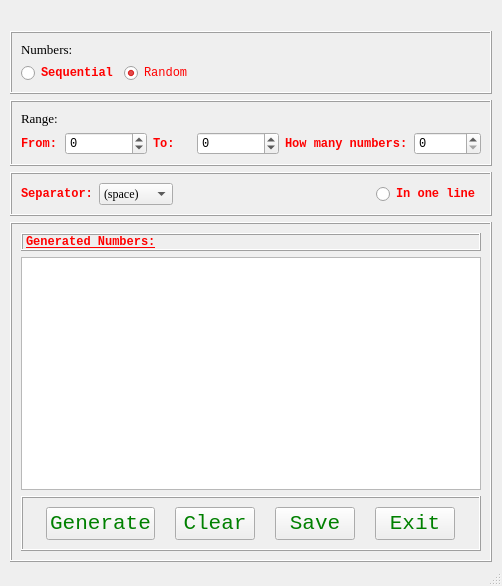
<?xml version="1.0" encoding="UTF-8"?>
<ui version="4.0">
 <class>Generator</class>
 <widget class="QMainWindow" name="Generator">
  <property name="geometry">
   <rect>
    <x>0</x>
    <y>0</y>
    <width>502</width>
    <height>586</height>
   </rect>
  </property>
  <property name="windowTitle">
   <string>Number Generator</string>
  </property>
  <widget class="QWidget" name="centralwidget">
   <widget class="QWidget" name="">
    <property name="geometry">
     <rect>
      <x>10</x>
      <y>31</y>
      <width>482</width>
      <height>531</height>
     </rect>
    </property>
    <layout class="QVBoxLayout" name="verticalLayout_2">
     <item>
      <widget class="QFrame" name="frame">
       <property name="layoutDirection">
        <enum>Qt::LeftToRight</enum>
       </property>
       <property name="frameShape">
        <enum>QFrame::Box</enum>
       </property>
       <property name="frameShadow">
        <enum>QFrame::Raised</enum>
       </property>
       <property name="lineWidth">
        <number>1</number>
       </property>
       <property name="midLineWidth">
        <number>0</number>
       </property>
       <layout class="QHBoxLayout" name="horizontalLayout">
        <item>
         <layout class="QFormLayout" name="formLayout">
          <item row="1" column="0">
           <widget class="QRadioButton" name="sequential">
            <property name="font">
             <font>
              <family>Consolas</family>
              <weight>75</weight>
              <bold>true</bold>
             </font>
            </property>
            <property name="layoutDirection">
             <enum>Qt::LeftToRight</enum>
            </property>
            <property name="styleSheet">
             <string notr="true">QRadioButton {color:red}</string>
            </property>
            <property name="text">
             <string>Sequential</string>
            </property>
           </widget>
          </item>
          <item row="1" column="1">
           <widget class="QRadioButton" name="random">
            <property name="sizePolicy">
             <sizepolicy hsizetype="Preferred" vsizetype="Preferred">
              <horstretch>0</horstretch>
              <verstretch>0</verstretch>
             </sizepolicy>
            </property>
            <property name="maximumSize">
             <size>
              <width>16777215</width>
              <height>21</height>
             </size>
            </property>
            <property name="font">
             <font>
              <family>Consolas</family>
             </font>
            </property>
            <property name="layoutDirection">
             <enum>Qt::LeftToRight</enum>
            </property>
            <property name="styleSheet">
             <string notr="true">QRadioButton {color:red}</string>
            </property>
            <property name="text">
             <string>Random</string>
            </property>
            <property name="checked">
             <bool>true</bool>
            </property>
           </widget>
          </item>
          <item row="0" column="0">
           <widget class="QLabel" name="label_3">
            <property name="font">
             <font>
              <family>Times New Roman</family>
              <pointsize>10</pointsize>
             </font>
            </property>
            <property name="text">
             <string>Numbers: </string>
            </property>
           </widget>
          </item>
         </layout>
        </item>
       </layout>
      </widget>
     </item>
     <item>
      <widget class="QFrame" name="frame_2">
       <property name="frameShape">
        <enum>QFrame::Box</enum>
       </property>
       <property name="frameShadow">
        <enum>QFrame::Raised</enum>
       </property>
       <layout class="QHBoxLayout" name="horizontalLayout_2">
        <item>
         <layout class="QGridLayout" name="gridLayout_2">
          <item row="1" column="2">
           <widget class="QLabel" name="minimumLabel">
            <property name="font">
             <font>
              <family>Consolas</family>
              <weight>75</weight>
              <bold>true</bold>
             </font>
            </property>
            <property name="styleSheet">
             <string notr="true">QLabel{ color: red}</string>
            </property>
            <property name="text">
             <string>To:</string>
            </property>
           </widget>
          </item>
          <item row="1" column="5">
           <widget class="QSpinBox" name="numbers">
            <property name="font">
             <font>
              <family>Consolas</family>
             </font>
            </property>
            <property name="maximum">
             <number>99999</number>
            </property>
           </widget>
          </item>
          <item row="1" column="1" alignment="Qt::AlignRight">
           <widget class="QSpinBox" name="minimumSpinBox">
            <property name="sizePolicy">
             <sizepolicy hsizetype="MinimumExpanding" vsizetype="Fixed">
              <horstretch>0</horstretch>
              <verstretch>0</verstretch>
             </sizepolicy>
            </property>
            <property name="font">
             <font>
              <family>Consolas</family>
             </font>
            </property>
            <property name="minimum">
             <number>-100000</number>
            </property>
            <property name="maximum">
             <number>100000</number>
            </property>
           </widget>
          </item>
          <item row="1" column="3" alignment="Qt::AlignRight">
           <widget class="QSpinBox" name="maximumSpinBox">
            <property name="sizePolicy">
             <sizepolicy hsizetype="Preferred" vsizetype="Fixed">
              <horstretch>0</horstretch>
              <verstretch>0</verstretch>
             </sizepolicy>
            </property>
            <property name="font">
             <font>
              <family>Consolas</family>
             </font>
            </property>
            <property name="minimum">
             <number>-100000</number>
            </property>
            <property name="maximum">
             <number>100000</number>
            </property>
            <property name="value">
             <number>0</number>
            </property>
           </widget>
          </item>
          <item row="1" column="4">
           <widget class="QLabel" name="label">
            <property name="font">
             <font>
              <family>Consolas</family>
              <weight>75</weight>
              <bold>true</bold>
             </font>
            </property>
            <property name="styleSheet">
             <string notr="true">QLabel{ color: red}</string>
            </property>
            <property name="text">
             <string>How many numbers:</string>
            </property>
           </widget>
          </item>
          <item row="1" column="0">
           <widget class="QLabel" name="maximumLabel">
            <property name="font">
             <font>
              <family>Consolas</family>
              <weight>75</weight>
              <bold>true</bold>
             </font>
            </property>
            <property name="styleSheet">
             <string notr="true">QLabel{ color: red}</string>
            </property>
            <property name="text">
             <string>From:</string>
            </property>
           </widget>
          </item>
          <item row="0" column="0">
           <widget class="QLabel" name="label_4">
            <property name="font">
             <font>
              <family>Times New Roman</family>
              <pointsize>10</pointsize>
             </font>
            </property>
            <property name="text">
             <string>Range:</string>
            </property>
           </widget>
          </item>
         </layout>
        </item>
       </layout>
      </widget>
     </item>
     <item>
      <widget class="QFrame" name="frame_5">
       <property name="frameShape">
        <enum>QFrame::Box</enum>
       </property>
       <property name="frameShadow">
        <enum>QFrame::Raised</enum>
       </property>
       <layout class="QHBoxLayout" name="horizontalLayout_3">
        <item alignment="Qt::AlignLeft">
         <widget class="QLabel" name="label_5">
          <property name="font">
           <font>
            <family>Consolas</family>
            <weight>75</weight>
            <bold>true</bold>
           </font>
          </property>
          <property name="styleSheet">
           <string notr="true">QLabel {color:red}</string>
          </property>
          <property name="text">
           <string>Separator:</string>
          </property>
         </widget>
        </item>
        <item alignment="Qt::AlignLeft">
         <widget class="QComboBox" name="separator">
          <property name="font">
           <font>
            <family>Times New Roman</family>
            <pointsize>9</pointsize>
           </font>
          </property>
          <item>
           <property name="text">
            <string>(space)</string>
           </property>
          </item>
          <item>
           <property name="text">
            <string>(nothing)</string>
           </property>
          </item>
          <item>
           <property name="text">
            <string>,</string>
           </property>
          </item>
          <item>
           <property name="text">
            <string>.</string>
           </property>
          </item>
         </widget>
        </item>
        <item>
         <spacer name="horizontalSpacer">
          <property name="orientation">
           <enum>Qt::Horizontal</enum>
          </property>
          <property name="sizeHint" stdset="0">
           <size>
            <width>40</width>
            <height>20</height>
           </size>
          </property>
         </spacer>
        </item>
        <item>
         <widget class="QRadioButton" name="oneLine">
          <property name="font">
           <font>
            <family>Consolas</family>
            <weight>75</weight>
            <bold>true</bold>
           </font>
          </property>
          <property name="styleSheet">
           <string notr="true">QRadioButton { color : red}</string>
          </property>
          <property name="text">
           <string>In one line</string>
          </property>
         </widget>
        </item>
       </layout>
      </widget>
     </item>
     <item>
      <widget class="QFrame" name="frame_3">
       <property name="frameShape">
        <enum>QFrame::Box</enum>
       </property>
       <property name="frameShadow">
        <enum>QFrame::Raised</enum>
       </property>
       <layout class="QVBoxLayout" name="verticalLayout">
        <item>
         <widget class="QLabel" name="label_2">
          <property name="font">
           <font>
            <family>Consolas</family>
            <weight>75</weight>
            <italic>false</italic>
            <bold>true</bold>
            <underline>true</underline>
           </font>
          </property>
          <property name="layoutDirection">
           <enum>Qt::LeftToRight</enum>
          </property>
          <property name="styleSheet">
           <string notr="true">QLabel { color : red; }</string>
          </property>
          <property name="frameShape">
           <enum>QFrame::Box</enum>
          </property>
          <property name="frameShadow">
           <enum>QFrame::Raised</enum>
          </property>
          <property name="text">
           <string>Generated Numbers:</string>
          </property>
         </widget>
        </item>
        <item>
         <widget class="QTextEdit" name="textEdit">
          <property name="readOnly">
           <bool>true</bool>
          </property>
         </widget>
        </item>
        <item>
         <widget class="QFrame" name="frame_4">
          <property name="frameShape">
           <enum>QFrame::Box</enum>
          </property>
          <property name="frameShadow">
           <enum>QFrame::Raised</enum>
          </property>
          <layout class="QHBoxLayout" name="horizontalLayout_4">
           <item>
            <widget class="QPushButton" name="generateButton">
             <property name="sizePolicy">
              <sizepolicy hsizetype="Fixed" vsizetype="Fixed">
               <horstretch>0</horstretch>
               <verstretch>0</verstretch>
              </sizepolicy>
             </property>
             <property name="font">
              <font>
               <family>Consolas</family>
               <pointsize>16</pointsize>
              </font>
             </property>
             <property name="styleSheet">
              <string notr="true">QPushButton {color:green}</string>
             </property>
             <property name="text">
              <string>Generate</string>
             </property>
            </widget>
           </item>
           <item>
            <widget class="QPushButton" name="clearButton">
             <property name="sizePolicy">
              <sizepolicy hsizetype="Fixed" vsizetype="Fixed">
               <horstretch>0</horstretch>
               <verstretch>0</verstretch>
              </sizepolicy>
             </property>
             <property name="font">
              <font>
               <family>Consolas</family>
               <pointsize>16</pointsize>
              </font>
             </property>
             <property name="styleSheet">
              <string notr="true">QPushButton {color:green}</string>
             </property>
             <property name="text">
              <string>Clear</string>
             </property>
            </widget>
           </item>
           <item>
            <widget class="QPushButton" name="saveButton">
             <property name="sizePolicy">
              <sizepolicy hsizetype="Fixed" vsizetype="Fixed">
               <horstretch>0</horstretch>
               <verstretch>0</verstretch>
              </sizepolicy>
             </property>
             <property name="font">
              <font>
               <family>Consolas</family>
               <pointsize>16</pointsize>
              </font>
             </property>
             <property name="styleSheet">
              <string notr="true">QPushButton {color:green}</string>
             </property>
             <property name="text">
              <string>Save</string>
             </property>
            </widget>
           </item>
           <item>
            <widget class="QPushButton" name="exitButton">
             <property name="sizePolicy">
              <sizepolicy hsizetype="Fixed" vsizetype="Fixed">
               <horstretch>0</horstretch>
               <verstretch>0</verstretch>
              </sizepolicy>
             </property>
             <property name="font">
              <font>
               <family>Consolas</family>
               <pointsize>16</pointsize>
              </font>
             </property>
             <property name="styleSheet">
              <string notr="true">QPushButton {color:green}</string>
             </property>
             <property name="text">
              <string>Exit</string>
             </property>
            </widget>
           </item>
          </layout>
         </widget>
        </item>
       </layout>
      </widget>
     </item>
    </layout>
   </widget>
  </widget>
  <widget class="QStatusBar" name="statusbar"/>
 </widget>
 <resources/>
 <connections/>
</ui>
